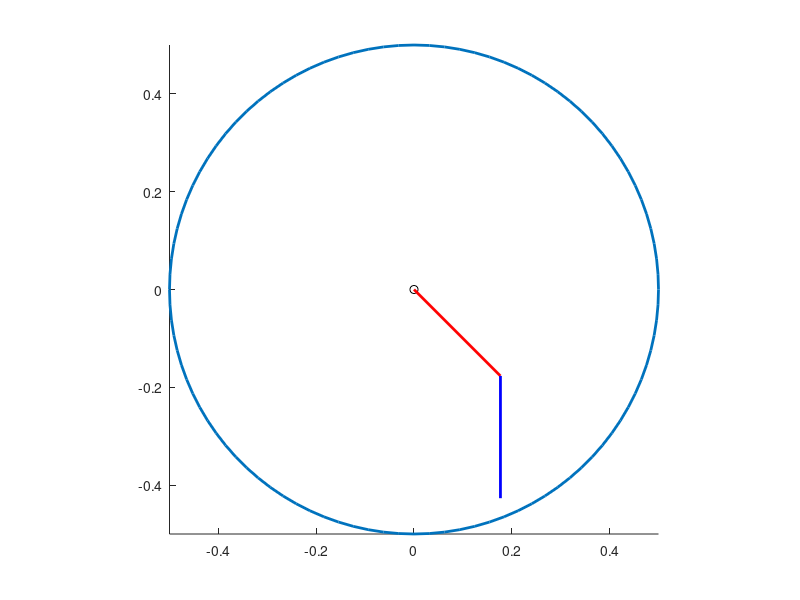

Source code (MATLAB): (Note: this script raises an error after producing the figure.)
function pid_main()
    clear
    clc
    % basic settings
    param.g = 9.81; param.n = 5;
    param.m1 = 0.2; param.m2 = 0.2;
    param.L1 = 0.25; param.L2 = 0.25;
    param.r1 = param.L1; param.r2 = param.L2;
    param.I1 = 1/12; param.I2 = 1/12;
    
    % initial conditions    
    Numtimelist = 1000;
    tspan = linspace(0,20,Numtimelist)'; % simulation duration
    statevar0 = [-pi/4; 0; -pi/4; 0; 0; 0]; % initial conditions for theta1 theta1dot, theta2, theta2dot
    options = odeset('reltol',1e-9,'abstol',1e-9); % specifies accuracy of simulation
    
    % program start
    hold on
    % draw workspace
    drawWorkSpace(param.L1, param.L2);
    
    A = [param.L1*cos(statevar0(1)) param.L1*sin(statevar0(1))];
    B = [param.L1*cos(statevar0(1))+param.L2*cos(statevar0(1)+statevar0(3)) param.L1*sin(statevar0(1))+param.L2*sin(statevar0(1)+statevar0(3))];
    plot(0,0,'ko'); hold on;
    hOA = plot([0 A(1)],[0 A(2)],'r', 'LineWidth',2);
    hold on
    hAB = plot([A(1) B(1)], [A(2) B(2)], 'b', 'LineWidth',2);
    for i=1:param.n
        figure(1);
        point = ginput(1);
        while norm(point) < abs(param.L1-param.L2) || norm(point) > param.L1+param.L2
            title(sprintf('Invalid point! It must be within the workspace!'));
            point = ginput(1);
        end
        plot(point(1), point(2), 'r*', 'LineWidth', 1);
        [param.td1, param.td2] = solveInverse(point, param.L1, param.L2);
        statevar0(5) = statevar0(1) - param.td1;
        statevar0(6) = statevar0(2) - param.td2;
        
        [tlist1,statevarlist1] = ode45(@pid_doublependulumodefile,tspan,statevar0,options,param);
        theta1list = statevarlist1(:,1);
        dtheta1list = statevarlist1(:,2);
        theta2list = statevarlist1(:,3);
        dtheta2list = statevarlist1(:,4);
        
        figure(1);
        L1 = param.L1; L2 = param.L2;
        plot(0,0,'ko');
        
        for j = 1:1:Numtimelist
            xA = L1*cos(theta1list(j));
            yA = L1*sin(theta1list(j));
            xB = xA + L2*cos(theta1list(j)+theta2list(j));
            yB = yA + L2*sin(theta1list(j)+theta2list(j));
            if mod(j, 100) == 0 && (xB-point(1))^2 + (yB-point(2))^2 < 0.0001
                break
            end
            set(hOA,'xdata',[0 xA],'ydata',[0 yA],'LineWidth',2);
            set(hAB,'xdata',[xA xB],'ydata',[yA yB],'LineWidth',2);
            pause(0.01);
        end
        theta1list(j)
        theta2list(j)
        
        figure(2);
        subplot(221);
        plot(tlist1,theta1list);
        ylabel('$\theta_1$','interpreter','latex', 'FontWeight','bold');
        xlabel('t'); hold on;
        subplot(222);
        plot(tlist1,theta2list);
        ylabel('$\theta_2$','interpreter','latex', 'FontWeight','bold');
        xlabel('t'); hold on;
        subplot(223);
        plot(tlist1,dtheta1list);
        ylabel('$\dot{\theta_1}$','interpreter','latex', 'FontWeight','bold');
        xlabel('t'); hold on;
        subplot(224);
        plot(tlist1,dtheta2list);
        ylabel('$\dot{\theta_2}$','interpreter','latex', 'FontWeight','bold');
        xlabel('t'); hold on;
        
        statevar0 = [param.td1; 0; param.td2; 0; 0; 0];
    end
    
    hold off
end

function drawCircle(r)
    th = 0:pi/50:2*pi;
    xunit = r * cos(th);
    yunit = r * sin(th);
    plot(xunit, yunit, 'LineWidth', 2);
end

function drawWorkSpace(L1, L2)
    bound = L1+L2;
    % outer circle
    drawCircle(bound);
    % inner circle
    drawCircle(abs(L1-L2));
    xlim([-bound bound]);
    ylim([-bound bound]);
    pbaspect([1 1 1]);
end

function [th1_right, th2_right] = solveInverse(point, l1, l2)
    x = point(1); y = point(2);
    hypotenuse = x*x + y*y;
    alpha = real(acos((l1*l1 + l2*l2 - hypotenuse)/2/l1/l2));
    beta = real(acos((l1*l1 + hypotenuse - l2*l2)/2/l1/sqrt(hypotenuse)));
    atg = atan2(y, x);
    th1_right = mod(atg - beta, 2*pi);
    th2_right = mod(pi - alpha, 2*pi);
end